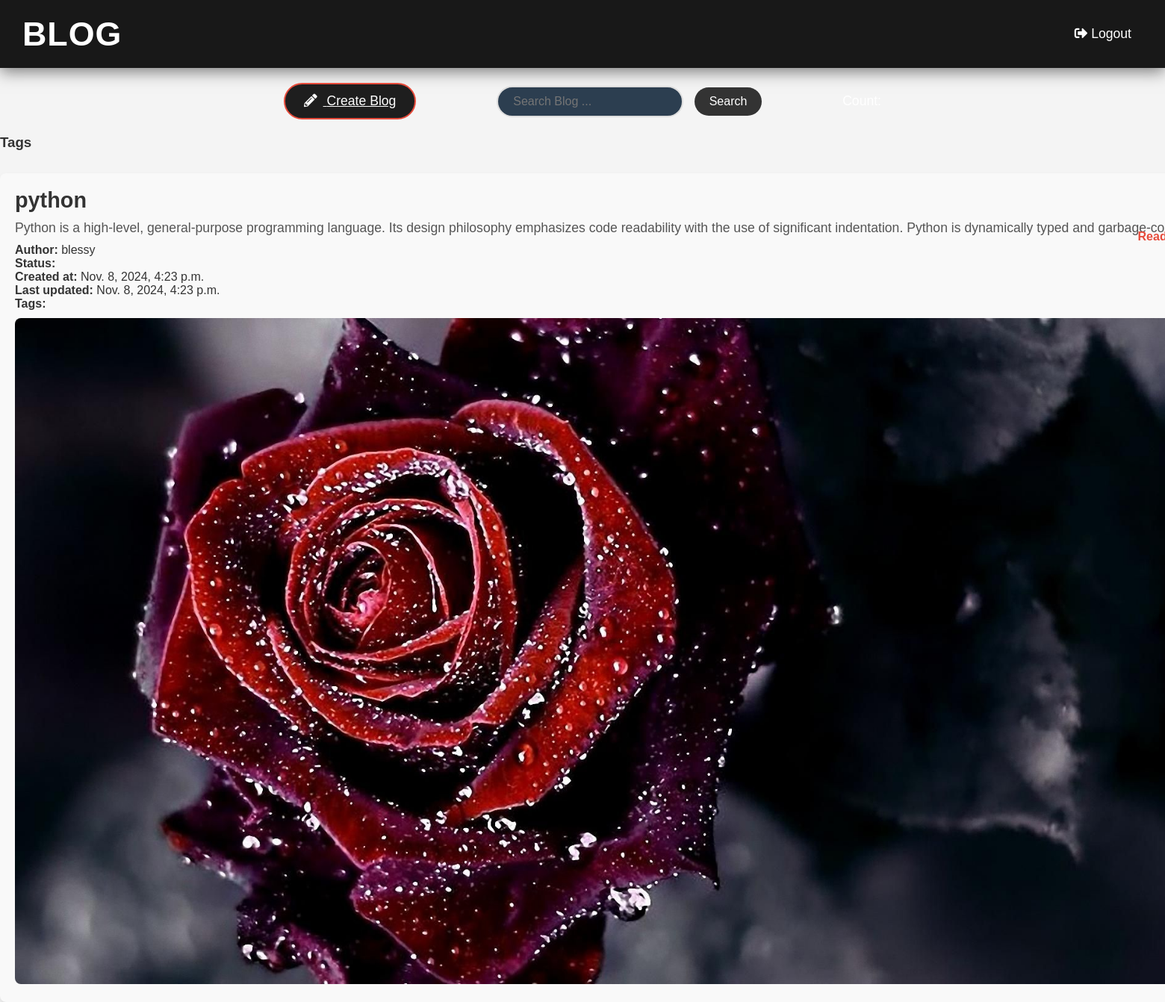
The app's page / (signed in) with its own data.
### apps/models.py (models this page shows)
class Blogs_post(models.Model):
    title=models.CharField(max_length=100)
    description=models.TextField()
    author=models.ForeignKey(User,on_delete=models.CASCADE,null=True,blank=True)
    tags = models.ManyToManyField(Tag, blank=True)
    STATUS_CHOICES = [
        ('Pending', 'Pending'),
        ('Approved', 'Approved'),
        ('Rejected', 'Rejected'),
    ]
    created_at=models.DateTimeField(auto_now_add=True)
    last_updated = models.DateTimeField(auto_now_add=True)
    images = models.ImageField(upload_to="images/")

### apps/views.py (the view)
# urls.py: path('',views.index,name='home'),
def index(request):
    search = request.GET.get('search', '')
    if search:
        blogs = Blogs_post.objects.filter(
            Q(title__icontains=search) |
            Q(description__icontains=search) |
            Q(tags__blog_tag__icontains=search)
        ).distinct()
    else:
        blogs = Blogs_post.objects.all()
    tags = Tag.objects.all()
    context = {
        'blogs': blogs,
        'tags': tags,
        'search': search
    }
    return render(request, 'blog/home.html', context)

### apps/templates/blog/home.html (shortened to what this page needs)
{%block content %}
<!DOCTYPE html>
<html lang="en">
<head>
</head>
<body>
    {% include "blog/nav.html" %}
    {% load static %}
        <div class="tags-container">
            <h3>Tags</h3>
        </div>
        <div class="blogs-container">
            {% for blog in blogs %}
                <div class="blog-post">
                    <h2>{{ blog.title }}</h2>
                    <div class="description-container">
                        <p class="description">{{ blog.description|slice:":200" }}...</p>
                        <a href="{% url 'blog_details' blog.pk %}" class="read-more">Read More</a>
                    </div>
                    <p><strong>Author:</strong> {{ blog.author }}</p>
                    <p><strong>Status:</strong> {{ blog.get_status_display }}</p>
                    <p><strong>Created at:</strong> {{ blog.created_at }}</p>
                    <p><strong>Last updated:</strong> {{ blog.last_updated }}</p>
                    <p><strong>Tags:</strong>
                    </p>
                    {% if blog.images %}
                        <img src="{{ blog.images.url }}" alt="{{ blog.title }}" class="blog-image">
                    {% endif %}
                </div>
            {% empty %}
                <p>No blog posts found.</p>
            {% endfor %}
        </div>
</body>
</html>
{%endblock%}

### apps/templates/blog/home.html (style rules this page uses)
* { margin: 0; padding: 0; box-sizing: border-box; }
body { font-family: Arial, sans-serif; background-color: #f4f4f4; color: #333; }
.blogs-container { display: grid; grid-template-columns: 1fr 1fr 1fr; gap: 20px; margin-top: 30px; }
.blog-post { background-color: #f9f9f9; padding: 20px; border-radius: 8px; box-shadow: 0 4px 6px rgba(0, 0, 0, 0.1); transition: transform 0.3s ease; }
h2 { font-size: 1.8em; color: #333; margin-bottom: 10px; }
.description-container { overflow: hidden; max-height: 60px; position: relative; }
.description { font-size: 1.1em; color: #555; margin-bottom: 10px; white-space: nowrap; overflow: hidden; text-overflow: ellipsis; }
.read-more { position: absolute; bottom: 0; right: 0; font-size: 1em; color: #e74c3c; text-decoration: none; font-weight: bold; transition: color 0.3s; }
.blog-image { max-width: 100%; height: auto; border-radius: 8px; margin-top: 10px; }

### apps/templates/blog/nav.html (style rules this page uses)
* { margin: 0; padding: 0; box-sizing: border-box; }

### records on screen
Blogs_post: title "python", description "Python is a high-level, general-purpose programming language. Its design philosophy emphasizes code readability with the use of significant indentation. Python is dynamically typed and…", author "blessy", created_at "Nov. 8, 2024, 4:23 p.m.", last_updated "Nov. 8, 2024, 4:23 p.m.", images (picture)
